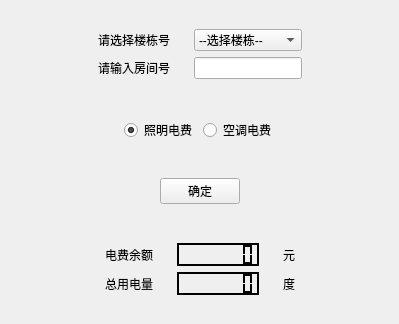
<?xml version="1.0" encoding="UTF-8"?>
<ui version="4.0">
 <class>Widget</class>
 <widget class="QWidget" name="Widget">
  <property name="geometry">
   <rect>
    <x>0</x>
    <y>0</y>
    <width>399</width>
    <height>324</height>
   </rect>
  </property>
  <property name="sizePolicy">
   <sizepolicy hsizetype="Fixed" vsizetype="Fixed">
    <horstretch>0</horstretch>
    <verstretch>0</verstretch>
   </sizepolicy>
  </property>
  <property name="minimumSize">
   <size>
    <width>390</width>
    <height>300</height>
   </size>
  </property>
  <property name="maximumSize">
   <size>
    <width>500</width>
    <height>400</height>
   </size>
  </property>
  <property name="windowTitle">
   <string>Power Balance</string>
  </property>
  <layout class="QVBoxLayout" name="verticalLayout_6">
   <item>
    <widget class="QWidget" name="widget" native="true">
     <layout class="QHBoxLayout" name="horizontalLayout">
      <item>
       <spacer name="horizontalSpacer_5">
        <property name="orientation">
         <enum>Qt::Horizontal</enum>
        </property>
        <property name="sizeHint" stdset="0">
         <size>
          <width>40</width>
          <height>20</height>
         </size>
        </property>
       </spacer>
      </item>
      <item>
       <widget class="QWidget" name="widget_2" native="true">
        <layout class="QVBoxLayout" name="verticalLayout">
         <item>
          <widget class="QLabel" name="label_2">
           <property name="text">
            <string>请选择楼栋号</string>
           </property>
          </widget>
         </item>
         <item>
          <widget class="QLabel" name="label">
           <property name="text">
            <string>请输入房间号</string>
           </property>
          </widget>
         </item>
        </layout>
       </widget>
      </item>
      <item>
       <widget class="QWidget" name="widget_3" native="true">
        <layout class="QVBoxLayout" name="verticalLayout_2">
         <item>
          <widget class="QComboBox" name="comboBox">
           <item>
            <property name="text">
             <string>--选择楼栋--</string>
            </property>
           </item>
           <item>
            <property name="text">
             <string>李园一号楼</string>
            </property>
           </item>
           <item>
            <property name="text">
             <string>李园二号楼</string>
            </property>
           </item>
           <item>
            <property name="text">
             <string>桃园一号楼</string>
            </property>
           </item>
           <item>
            <property name="text">
             <string>桃园二号楼</string>
            </property>
           </item>
           <item>
            <property name="text">
             <string>桔园一号楼</string>
            </property>
           </item>
           <item>
            <property name="text">
             <string>桔园二号楼</string>
            </property>
           </item>
           <item>
            <property name="text">
             <string>桔园三号楼</string>
            </property>
           </item>
           <item>
            <property name="text">
             <string>榴园一号楼</string>
            </property>
           </item>
           <item>
            <property name="text">
             <string>榴园二号楼</string>
            </property>
           </item>
           <item>
            <property name="text">
             <string>枣园一号楼</string>
            </property>
           </item>
           <item>
            <property name="text">
             <string>枣园二号楼</string>
            </property>
           </item>
           <item>
            <property name="text">
             <string>杏园一号楼</string>
            </property>
           </item>
           <item>
            <property name="text">
             <string>杏园二号楼</string>
            </property>
           </item>
           <item>
            <property name="text">
             <string>竹园一号楼</string>
            </property>
           </item>
           <item>
            <property name="text">
             <string>竹园二号楼</string>
            </property>
           </item>
           <item>
            <property name="text">
             <string>梅园一号楼</string>
            </property>
           </item>
           <item>
            <property name="text">
             <string>梅园二号楼</string>
            </property>
           </item>
           <item>
            <property name="text">
             <string>梅园三号楼</string>
            </property>
           </item>
           <item>
            <property name="text">
             <string>松园一号楼</string>
            </property>
           </item>
           <item>
            <property name="text">
             <string>松园二号楼</string>
            </property>
           </item>
           <item>
            <property name="text">
             <string>槐园一号楼</string>
            </property>
           </item>
           <item>
            <property name="text">
             <string>槐园二号楼</string>
            </property>
           </item>
           <item>
            <property name="text">
             <string>枫园一号楼</string>
            </property>
           </item>
           <item>
            <property name="text">
             <string>枫园二号楼</string>
            </property>
           </item>
           <item>
            <property name="text">
             <string>桂园一号楼</string>
            </property>
           </item>
           <item>
            <property name="text">
             <string>桂园二号楼</string>
            </property>
           </item>
          </widget>
         </item>
         <item>
          <widget class="QLineEdit" name="lineEdit"/>
         </item>
        </layout>
       </widget>
      </item>
      <item>
       <spacer name="horizontalSpacer_6">
        <property name="orientation">
         <enum>Qt::Horizontal</enum>
        </property>
        <property name="sizeHint" stdset="0">
         <size>
          <width>40</width>
          <height>20</height>
         </size>
        </property>
       </spacer>
      </item>
     </layout>
    </widget>
   </item>
   <item>
    <widget class="QWidget" name="widget_4" native="true">
     <layout class="QHBoxLayout" name="horizontalLayout_2">
      <item>
       <spacer name="horizontalSpacer">
        <property name="orientation">
         <enum>Qt::Horizontal</enum>
        </property>
        <property name="sizeHint" stdset="0">
         <size>
          <width>40</width>
          <height>20</height>
         </size>
        </property>
       </spacer>
      </item>
      <item>
       <widget class="QRadioButton" name="radioButton">
        <property name="text">
         <string>照明电费</string>
        </property>
        <property name="checked">
         <bool>true</bool>
        </property>
       </widget>
      </item>
      <item>
       <widget class="QRadioButton" name="radioButton_2">
        <property name="text">
         <string>空调电费</string>
        </property>
       </widget>
      </item>
      <item>
       <spacer name="horizontalSpacer_2">
        <property name="orientation">
         <enum>Qt::Horizontal</enum>
        </property>
        <property name="sizeHint" stdset="0">
         <size>
          <width>40</width>
          <height>20</height>
         </size>
        </property>
       </spacer>
      </item>
     </layout>
    </widget>
   </item>
   <item>
    <widget class="QWidget" name="widget_8" native="true">
     <layout class="QHBoxLayout" name="horizontalLayout_4">
      <item>
       <spacer name="horizontalSpacer_7">
        <property name="orientation">
         <enum>Qt::Horizontal</enum>
        </property>
        <property name="sizeHint" stdset="0">
         <size>
          <width>40</width>
          <height>20</height>
         </size>
        </property>
       </spacer>
      </item>
      <item>
       <widget class="QPushButton" name="pushButton">
        <property name="text">
         <string>确定</string>
        </property>
       </widget>
      </item>
      <item>
       <spacer name="horizontalSpacer_8">
        <property name="orientation">
         <enum>Qt::Horizontal</enum>
        </property>
        <property name="sizeHint" stdset="0">
         <size>
          <width>40</width>
          <height>20</height>
         </size>
        </property>
       </spacer>
      </item>
     </layout>
    </widget>
   </item>
   <item>
    <widget class="QWidget" name="widget_7" native="true">
     <layout class="QHBoxLayout" name="horizontalLayout_3">
      <item>
       <spacer name="horizontalSpacer_3">
        <property name="orientation">
         <enum>Qt::Horizontal</enum>
        </property>
        <property name="sizeHint" stdset="0">
         <size>
          <width>40</width>
          <height>20</height>
         </size>
        </property>
       </spacer>
      </item>
      <item>
       <widget class="QWidget" name="widget_5" native="true">
        <layout class="QVBoxLayout" name="verticalLayout_3">
         <item>
          <widget class="QLabel" name="label_3">
           <property name="text">
            <string>电费余额</string>
           </property>
          </widget>
         </item>
         <item>
          <widget class="QLabel" name="label_4">
           <property name="text">
            <string>总用电量</string>
           </property>
          </widget>
         </item>
        </layout>
       </widget>
      </item>
      <item>
       <widget class="QWidget" name="widget_6" native="true">
        <layout class="QVBoxLayout" name="verticalLayout_4">
         <item>
          <widget class="QLCDNumber" name="lcdNumber">
           <property name="palette">
            <palette>
             <active>
              <colorrole role="WindowText">
               <brush brushstyle="SolidPattern">
                <color alpha="255">
                 <red>255</red>
                 <green>255</green>
                 <blue>255</blue>
                </color>
               </brush>
              </colorrole>
              <colorrole role="Button">
               <brush brushstyle="SolidPattern">
                <color alpha="255">
                 <red>0</red>
                 <green>0</green>
                 <blue>0</blue>
                </color>
               </brush>
              </colorrole>
              <colorrole role="Light">
               <brush brushstyle="SolidPattern">
                <color alpha="255">
                 <red>0</red>
                 <green>0</green>
                 <blue>0</blue>
                </color>
               </brush>
              </colorrole>
              <colorrole role="Midlight">
               <brush brushstyle="SolidPattern">
                <color alpha="255">
                 <red>0</red>
                 <green>0</green>
                 <blue>0</blue>
                </color>
               </brush>
              </colorrole>
              <colorrole role="Dark">
               <brush brushstyle="SolidPattern">
                <color alpha="255">
                 <red>0</red>
                 <green>0</green>
                 <blue>0</blue>
                </color>
               </brush>
              </colorrole>
              <colorrole role="Mid">
               <brush brushstyle="SolidPattern">
                <color alpha="255">
                 <red>0</red>
                 <green>0</green>
                 <blue>0</blue>
                </color>
               </brush>
              </colorrole>
              <colorrole role="Text">
               <brush brushstyle="SolidPattern">
                <color alpha="255">
                 <red>255</red>
                 <green>255</green>
                 <blue>255</blue>
                </color>
               </brush>
              </colorrole>
              <colorrole role="BrightText">
               <brush brushstyle="SolidPattern">
                <color alpha="255">
                 <red>255</red>
                 <green>255</green>
                 <blue>255</blue>
                </color>
               </brush>
              </colorrole>
              <colorrole role="ButtonText">
               <brush brushstyle="SolidPattern">
                <color alpha="255">
                 <red>255</red>
                 <green>255</green>
                 <blue>255</blue>
                </color>
               </brush>
              </colorrole>
              <colorrole role="Base">
               <brush brushstyle="SolidPattern">
                <color alpha="255">
                 <red>0</red>
                 <green>0</green>
                 <blue>0</blue>
                </color>
               </brush>
              </colorrole>
              <colorrole role="Window">
               <brush brushstyle="SolidPattern">
                <color alpha="255">
                 <red>0</red>
                 <green>0</green>
                 <blue>0</blue>
                </color>
               </brush>
              </colorrole>
              <colorrole role="Shadow">
               <brush brushstyle="SolidPattern">
                <color alpha="255">
                 <red>0</red>
                 <green>0</green>
                 <blue>0</blue>
                </color>
               </brush>
              </colorrole>
              <colorrole role="AlternateBase">
               <brush brushstyle="SolidPattern">
                <color alpha="255">
                 <red>0</red>
                 <green>0</green>
                 <blue>0</blue>
                </color>
               </brush>
              </colorrole>
              <colorrole role="ToolTipBase">
               <brush brushstyle="SolidPattern">
                <color alpha="255">
                 <red>255</red>
                 <green>255</green>
                 <blue>220</blue>
                </color>
               </brush>
              </colorrole>
              <colorrole role="ToolTipText">
               <brush brushstyle="SolidPattern">
                <color alpha="255">
                 <red>0</red>
                 <green>0</green>
                 <blue>0</blue>
                </color>
               </brush>
              </colorrole>
              <colorrole role="PlaceholderText">
               <brush brushstyle="SolidPattern">
                <color alpha="128">
                 <red>255</red>
                 <green>255</green>
                 <blue>255</blue>
                </color>
               </brush>
              </colorrole>
             </active>
             <inactive>
              <colorrole role="WindowText">
               <brush brushstyle="SolidPattern">
                <color alpha="255">
                 <red>255</red>
                 <green>255</green>
                 <blue>255</blue>
                </color>
               </brush>
              </colorrole>
              <colorrole role="Button">
               <brush brushstyle="SolidPattern">
                <color alpha="255">
                 <red>0</red>
                 <green>0</green>
                 <blue>0</blue>
                </color>
               </brush>
              </colorrole>
              <colorrole role="Light">
               <brush brushstyle="SolidPattern">
                <color alpha="255">
                 <red>0</red>
                 <green>0</green>
                 <blue>0</blue>
                </color>
               </brush>
              </colorrole>
              <colorrole role="Midlight">
               <brush brushstyle="SolidPattern">
                <color alpha="255">
                 <red>0</red>
                 <green>0</green>
                 <blue>0</blue>
                </color>
               </brush>
              </colorrole>
              <colorrole role="Dark">
               <brush brushstyle="SolidPattern">
                <color alpha="255">
                 <red>0</red>
                 <green>0</green>
                 <blue>0</blue>
                </color>
               </brush>
              </colorrole>
              <colorrole role="Mid">
               <brush brushstyle="SolidPattern">
                <color alpha="255">
                 <red>0</red>
                 <green>0</green>
                 <blue>0</blue>
                </color>
               </brush>
              </colorrole>
              <colorrole role="Text">
               <brush brushstyle="SolidPattern">
                <color alpha="255">
                 <red>255</red>
                 <green>255</green>
                 <blue>255</blue>
                </color>
               </brush>
              </colorrole>
              <colorrole role="BrightText">
               <brush brushstyle="SolidPattern">
                <color alpha="255">
                 <red>255</red>
                 <green>255</green>
                 <blue>255</blue>
                </color>
               </brush>
              </colorrole>
              <colorrole role="ButtonText">
               <brush brushstyle="SolidPattern">
                <color alpha="255">
                 <red>255</red>
                 <green>255</green>
                 <blue>255</blue>
                </color>
               </brush>
              </colorrole>
              <colorrole role="Base">
               <brush brushstyle="SolidPattern">
                <color alpha="255">
                 <red>0</red>
                 <green>0</green>
                 <blue>0</blue>
                </color>
               </brush>
              </colorrole>
              <colorrole role="Window">
               <brush brushstyle="SolidPattern">
                <color alpha="255">
                 <red>0</red>
                 <green>0</green>
                 <blue>0</blue>
                </color>
               </brush>
              </colorrole>
              <colorrole role="Shadow">
               <brush brushstyle="SolidPattern">
                <color alpha="255">
                 <red>0</red>
                 <green>0</green>
                 <blue>0</blue>
                </color>
               </brush>
              </colorrole>
              <colorrole role="AlternateBase">
               <brush brushstyle="SolidPattern">
                <color alpha="255">
                 <red>0</red>
                 <green>0</green>
                 <blue>0</blue>
                </color>
               </brush>
              </colorrole>
              <colorrole role="ToolTipBase">
               <brush brushstyle="SolidPattern">
                <color alpha="255">
                 <red>255</red>
                 <green>255</green>
                 <blue>220</blue>
                </color>
               </brush>
              </colorrole>
              <colorrole role="ToolTipText">
               <brush brushstyle="SolidPattern">
                <color alpha="255">
                 <red>0</red>
                 <green>0</green>
                 <blue>0</blue>
                </color>
               </brush>
              </colorrole>
              <colorrole role="PlaceholderText">
               <brush brushstyle="SolidPattern">
                <color alpha="128">
                 <red>255</red>
                 <green>255</green>
                 <blue>255</blue>
                </color>
               </brush>
              </colorrole>
             </inactive>
             <disabled>
              <colorrole role="WindowText">
               <brush brushstyle="SolidPattern">
                <color alpha="255">
                 <red>0</red>
                 <green>0</green>
                 <blue>0</blue>
                </color>
               </brush>
              </colorrole>
              <colorrole role="Button">
               <brush brushstyle="SolidPattern">
                <color alpha="255">
                 <red>0</red>
                 <green>0</green>
                 <blue>0</blue>
                </color>
               </brush>
              </colorrole>
              <colorrole role="Light">
               <brush brushstyle="SolidPattern">
                <color alpha="255">
                 <red>0</red>
                 <green>0</green>
                 <blue>0</blue>
                </color>
               </brush>
              </colorrole>
              <colorrole role="Midlight">
               <brush brushstyle="SolidPattern">
                <color alpha="255">
                 <red>0</red>
                 <green>0</green>
                 <blue>0</blue>
                </color>
               </brush>
              </colorrole>
              <colorrole role="Dark">
               <brush brushstyle="SolidPattern">
                <color alpha="255">
                 <red>0</red>
                 <green>0</green>
                 <blue>0</blue>
                </color>
               </brush>
              </colorrole>
              <colorrole role="Mid">
               <brush brushstyle="SolidPattern">
                <color alpha="255">
                 <red>0</red>
                 <green>0</green>
                 <blue>0</blue>
                </color>
               </brush>
              </colorrole>
              <colorrole role="Text">
               <brush brushstyle="SolidPattern">
                <color alpha="255">
                 <red>0</red>
                 <green>0</green>
                 <blue>0</blue>
                </color>
               </brush>
              </colorrole>
              <colorrole role="BrightText">
               <brush brushstyle="SolidPattern">
                <color alpha="255">
                 <red>255</red>
                 <green>255</green>
                 <blue>255</blue>
                </color>
               </brush>
              </colorrole>
              <colorrole role="ButtonText">
               <brush brushstyle="SolidPattern">
                <color alpha="255">
                 <red>0</red>
                 <green>0</green>
                 <blue>0</blue>
                </color>
               </brush>
              </colorrole>
              <colorrole role="Base">
               <brush brushstyle="SolidPattern">
                <color alpha="255">
                 <red>0</red>
                 <green>0</green>
                 <blue>0</blue>
                </color>
               </brush>
              </colorrole>
              <colorrole role="Window">
               <brush brushstyle="SolidPattern">
                <color alpha="255">
                 <red>0</red>
                 <green>0</green>
                 <blue>0</blue>
                </color>
               </brush>
              </colorrole>
              <colorrole role="Shadow">
               <brush brushstyle="SolidPattern">
                <color alpha="255">
                 <red>0</red>
                 <green>0</green>
                 <blue>0</blue>
                </color>
               </brush>
              </colorrole>
              <colorrole role="AlternateBase">
               <brush brushstyle="SolidPattern">
                <color alpha="255">
                 <red>0</red>
                 <green>0</green>
                 <blue>0</blue>
                </color>
               </brush>
              </colorrole>
              <colorrole role="ToolTipBase">
               <brush brushstyle="SolidPattern">
                <color alpha="255">
                 <red>255</red>
                 <green>255</green>
                 <blue>220</blue>
                </color>
               </brush>
              </colorrole>
              <colorrole role="ToolTipText">
               <brush brushstyle="SolidPattern">
                <color alpha="255">
                 <red>0</red>
                 <green>0</green>
                 <blue>0</blue>
                </color>
               </brush>
              </colorrole>
              <colorrole role="PlaceholderText">
               <brush brushstyle="SolidPattern">
                <color alpha="128">
                 <red>255</red>
                 <green>255</green>
                 <blue>255</blue>
                </color>
               </brush>
              </colorrole>
             </disabled>
            </palette>
           </property>
           <property name="font">
            <font>
             <pointsize>14</pointsize>
             <weight>75</weight>
             <bold>true</bold>
            </font>
           </property>
           <property name="smallDecimalPoint">
            <bool>false</bool>
           </property>
           <property name="digitCount">
            <number>7</number>
           </property>
          </widget>
         </item>
         <item>
          <widget class="QLCDNumber" name="lcdNumber_2">
           <property name="palette">
            <palette>
             <active>
              <colorrole role="WindowText">
               <brush brushstyle="SolidPattern">
                <color alpha="255">
                 <red>255</red>
                 <green>255</green>
                 <blue>255</blue>
                </color>
               </brush>
              </colorrole>
              <colorrole role="Button">
               <brush brushstyle="SolidPattern">
                <color alpha="255">
                 <red>0</red>
                 <green>0</green>
                 <blue>0</blue>
                </color>
               </brush>
              </colorrole>
              <colorrole role="Light">
               <brush brushstyle="SolidPattern">
                <color alpha="255">
                 <red>0</red>
                 <green>0</green>
                 <blue>0</blue>
                </color>
               </brush>
              </colorrole>
              <colorrole role="Midlight">
               <brush brushstyle="SolidPattern">
                <color alpha="255">
                 <red>0</red>
                 <green>0</green>
                 <blue>0</blue>
                </color>
               </brush>
              </colorrole>
              <colorrole role="Dark">
               <brush brushstyle="SolidPattern">
                <color alpha="255">
                 <red>0</red>
                 <green>0</green>
                 <blue>0</blue>
                </color>
               </brush>
              </colorrole>
              <colorrole role="Mid">
               <brush brushstyle="SolidPattern">
                <color alpha="255">
                 <red>0</red>
                 <green>0</green>
                 <blue>0</blue>
                </color>
               </brush>
              </colorrole>
              <colorrole role="Text">
               <brush brushstyle="SolidPattern">
                <color alpha="255">
                 <red>255</red>
                 <green>255</green>
                 <blue>255</blue>
                </color>
               </brush>
              </colorrole>
              <colorrole role="BrightText">
               <brush brushstyle="SolidPattern">
                <color alpha="255">
                 <red>255</red>
                 <green>255</green>
                 <blue>255</blue>
                </color>
               </brush>
              </colorrole>
              <colorrole role="ButtonText">
               <brush brushstyle="SolidPattern">
                <color alpha="255">
                 <red>255</red>
                 <green>255</green>
                 <blue>255</blue>
                </color>
               </brush>
              </colorrole>
              <colorrole role="Base">
               <brush brushstyle="SolidPattern">
                <color alpha="255">
                 <red>0</red>
                 <green>0</green>
                 <blue>0</blue>
                </color>
               </brush>
              </colorrole>
              <colorrole role="Window">
               <brush brushstyle="SolidPattern">
                <color alpha="255">
                 <red>0</red>
                 <green>0</green>
                 <blue>0</blue>
                </color>
               </brush>
              </colorrole>
              <colorrole role="Shadow">
               <brush brushstyle="SolidPattern">
                <color alpha="255">
                 <red>0</red>
                 <green>0</green>
                 <blue>0</blue>
                </color>
               </brush>
              </colorrole>
              <colorrole role="AlternateBase">
               <brush brushstyle="SolidPattern">
                <color alpha="255">
                 <red>0</red>
                 <green>0</green>
                 <blue>0</blue>
                </color>
               </brush>
              </colorrole>
              <colorrole role="ToolTipBase">
               <brush brushstyle="SolidPattern">
                <color alpha="255">
                 <red>255</red>
                 <green>255</green>
                 <blue>220</blue>
                </color>
               </brush>
              </colorrole>
              <colorrole role="ToolTipText">
               <brush brushstyle="SolidPattern">
                <color alpha="255">
                 <red>0</red>
                 <green>0</green>
                 <blue>0</blue>
                </color>
               </brush>
              </colorrole>
              <colorrole role="PlaceholderText">
               <brush brushstyle="SolidPattern">
                <color alpha="128">
                 <red>255</red>
                 <green>255</green>
                 <blue>255</blue>
                </color>
               </brush>
              </colorrole>
             </active>
             <inactive>
              <colorrole role="WindowText">
               <brush brushstyle="SolidPattern">
                <color alpha="255">
                 <red>255</red>
                 <green>255</green>
                 <blue>255</blue>
                </color>
               </brush>
              </colorrole>
              <colorrole role="Button">
               <brush brushstyle="SolidPattern">
                <color alpha="255">
                 <red>0</red>
                 <green>0</green>
                 <blue>0</blue>
                </color>
               </brush>
              </colorrole>
              <colorrole role="Light">
               <brush brushstyle="SolidPattern">
                <color alpha="255">
                 <red>0</red>
                 <green>0</green>
                 <blue>0</blue>
                </color>
               </brush>
              </colorrole>
              <colorrole role="Midlight">
               <brush brushstyle="SolidPattern">
                <color alpha="255">
                 <red>0</red>
                 <green>0</green>
                 <blue>0</blue>
                </color>
               </brush>
              </colorrole>
              <colorrole role="Dark">
               <brush brushstyle="SolidPattern">
                <color alpha="255">
                 <red>0</red>
                 <green>0</green>
                 <blue>0</blue>
                </color>
               </brush>
              </colorrole>
              <colorrole role="Mid">
               <brush brushstyle="SolidPattern">
                <color alpha="255">
                 <red>0</red>
                 <green>0</green>
                 <blue>0</blue>
                </color>
               </brush>
              </colorrole>
              <colorrole role="Text">
               <brush brushstyle="SolidPattern">
                <color alpha="255">
                 <red>255</red>
                 <green>255</green>
                 <blue>255</blue>
                </color>
               </brush>
              </colorrole>
              <colorrole role="BrightText">
               <brush brushstyle="SolidPattern">
                <color alpha="255">
                 <red>255</red>
                 <green>255</green>
                 <blue>255</blue>
                </color>
               </brush>
              </colorrole>
              <colorrole role="ButtonText">
               <brush brushstyle="SolidPattern">
                <color alpha="255">
                 <red>255</red>
                 <green>255</green>
                 <blue>255</blue>
                </color>
               </brush>
              </colorrole>
              <colorrole role="Base">
               <brush brushstyle="SolidPattern">
                <color alpha="255">
                 <red>0</red>
                 <green>0</green>
                 <blue>0</blue>
                </color>
               </brush>
              </colorrole>
              <colorrole role="Window">
               <brush brushstyle="SolidPattern">
                <color alpha="255">
                 <red>0</red>
                 <green>0</green>
                 <blue>0</blue>
                </color>
               </brush>
              </colorrole>
              <colorrole role="Shadow">
               <brush brushstyle="SolidPattern">
                <color alpha="255">
                 <red>0</red>
                 <green>0</green>
                 <blue>0</blue>
                </color>
               </brush>
              </colorrole>
              <colorrole role="AlternateBase">
               <brush brushstyle="SolidPattern">
                <color alpha="255">
                 <red>0</red>
                 <green>0</green>
                 <blue>0</blue>
                </color>
               </brush>
              </colorrole>
              <colorrole role="ToolTipBase">
               <brush brushstyle="SolidPattern">
                <color alpha="255">
                 <red>255</red>
                 <green>255</green>
                 <blue>220</blue>
                </color>
               </brush>
              </colorrole>
              <colorrole role="ToolTipText">
               <brush brushstyle="SolidPattern">
                <color alpha="255">
                 <red>0</red>
                 <green>0</green>
                 <blue>0</blue>
                </color>
               </brush>
              </colorrole>
              <colorrole role="PlaceholderText">
               <brush brushstyle="SolidPattern">
                <color alpha="128">
                 <red>255</red>
                 <green>255</green>
                 <blue>255</blue>
                </color>
               </brush>
              </colorrole>
             </inactive>
             <disabled>
              <colorrole role="WindowText">
               <brush brushstyle="SolidPattern">
                <color alpha="255">
                 <red>0</red>
                 <green>0</green>
                 <blue>0</blue>
                </color>
               </brush>
              </colorrole>
              <colorrole role="Button">
               <brush brushstyle="SolidPattern">
                <color alpha="255">
                 <red>0</red>
                 <green>0</green>
                 <blue>0</blue>
                </color>
               </brush>
              </colorrole>
              <colorrole role="Light">
               <brush brushstyle="SolidPattern">
                <color alpha="255">
                 <red>0</red>
                 <green>0</green>
                 <blue>0</blue>
                </color>
               </brush>
              </colorrole>
              <colorrole role="Midlight">
               <brush brushstyle="SolidPattern">
                <color alpha="255">
                 <red>0</red>
                 <green>0</green>
                 <blue>0</blue>
                </color>
               </brush>
              </colorrole>
              <colorrole role="Dark">
               <brush brushstyle="SolidPattern">
                <color alpha="255">
                 <red>0</red>
                 <green>0</green>
                 <blue>0</blue>
                </color>
               </brush>
              </colorrole>
              <colorrole role="Mid">
               <brush brushstyle="SolidPattern">
                <color alpha="255">
                 <red>0</red>
                 <green>0</green>
                 <blue>0</blue>
                </color>
               </brush>
              </colorrole>
              <colorrole role="Text">
               <brush brushstyle="SolidPattern">
                <color alpha="255">
                 <red>0</red>
                 <green>0</green>
                 <blue>0</blue>
                </color>
               </brush>
              </colorrole>
              <colorrole role="BrightText">
               <brush brushstyle="SolidPattern">
                <color alpha="255">
                 <red>255</red>
                 <green>255</green>
                 <blue>255</blue>
                </color>
               </brush>
              </colorrole>
              <colorrole role="ButtonText">
               <brush brushstyle="SolidPattern">
                <color alpha="255">
                 <red>0</red>
                 <green>0</green>
                 <blue>0</blue>
                </color>
               </brush>
              </colorrole>
              <colorrole role="Base">
               <brush brushstyle="SolidPattern">
                <color alpha="255">
                 <red>0</red>
                 <green>0</green>
                 <blue>0</blue>
                </color>
               </brush>
              </colorrole>
              <colorrole role="Window">
               <brush brushstyle="SolidPattern">
                <color alpha="255">
                 <red>0</red>
                 <green>0</green>
                 <blue>0</blue>
                </color>
               </brush>
              </colorrole>
              <colorrole role="Shadow">
               <brush brushstyle="SolidPattern">
                <color alpha="255">
                 <red>0</red>
                 <green>0</green>
                 <blue>0</blue>
                </color>
               </brush>
              </colorrole>
              <colorrole role="AlternateBase">
               <brush brushstyle="SolidPattern">
                <color alpha="255">
                 <red>0</red>
                 <green>0</green>
                 <blue>0</blue>
                </color>
               </brush>
              </colorrole>
              <colorrole role="ToolTipBase">
               <brush brushstyle="SolidPattern">
                <color alpha="255">
                 <red>255</red>
                 <green>255</green>
                 <blue>220</blue>
                </color>
               </brush>
              </colorrole>
              <colorrole role="ToolTipText">
               <brush brushstyle="SolidPattern">
                <color alpha="255">
                 <red>0</red>
                 <green>0</green>
                 <blue>0</blue>
                </color>
               </brush>
              </colorrole>
              <colorrole role="PlaceholderText">
               <brush brushstyle="SolidPattern">
                <color alpha="128">
                 <red>255</red>
                 <green>255</green>
                 <blue>255</blue>
                </color>
               </brush>
              </colorrole>
             </disabled>
            </palette>
           </property>
           <property name="font">
            <font>
             <pointsize>14</pointsize>
             <weight>75</weight>
             <bold>true</bold>
            </font>
           </property>
           <property name="digitCount">
            <number>7</number>
           </property>
          </widget>
         </item>
        </layout>
       </widget>
      </item>
      <item>
       <widget class="QWidget" name="widget_9" native="true">
        <layout class="QVBoxLayout" name="verticalLayout_5">
         <item>
          <widget class="QLabel" name="label_5">
           <property name="text">
            <string>元</string>
           </property>
          </widget>
         </item>
         <item>
          <widget class="QLabel" name="label_6">
           <property name="text">
            <string>度</string>
           </property>
          </widget>
         </item>
        </layout>
       </widget>
      </item>
      <item>
       <spacer name="horizontalSpacer_4">
        <property name="orientation">
         <enum>Qt::Horizontal</enum>
        </property>
        <property name="sizeHint" stdset="0">
         <size>
          <width>40</width>
          <height>20</height>
         </size>
        </property>
       </spacer>
      </item>
     </layout>
    </widget>
   </item>
  </layout>
 </widget>
 <resources/>
 <connections/>
</ui>
